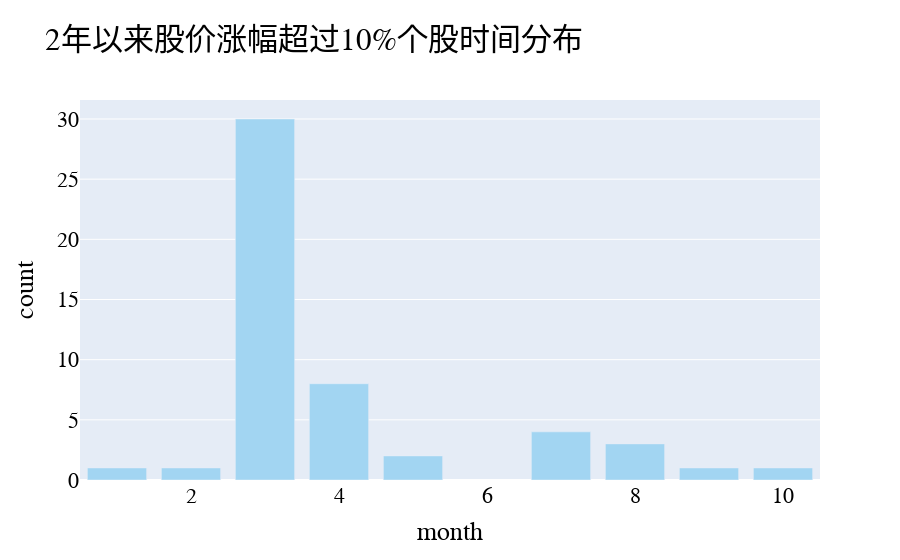

The cell this chart's notebook holds for it:
### Code cell
pct_change_10_p = plot_data(stocks,stocks['pct_change (%)']>10,'2年以来股价涨幅超过10%个股时间分布')
pct_change_10_p

### Figure 1 — Plotly figure (JSON) as saved in the notebook; plotly's stock layout.template omitted (floating-point values rounded to 4 significant figures)
{"data": [{"marker": {"color": "#A2D5F2"}, "type": "bar", "x": [1, 2, 3, 4, 5, 7, 8, 9, 10], "y": [1, 1, 30, 8, 2, 4, 3, 1, 1]}], "layout": {"font": {"color": "#000000", "family": "Courier New, monospace", "size": 22}, "title": {"text": "2年以来股价涨幅超过10%个股时间分布"}, "xaxis": {"title": {"text": "month"}}, "yaxis": {"title": {"text": "count"}}}}
